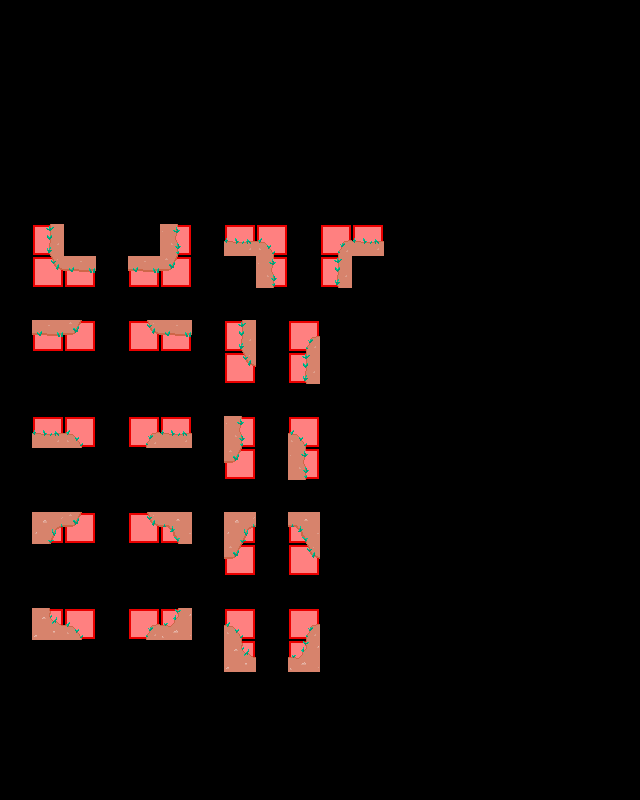

Below is a game level as drawn by its tile map, then a one-line description and the .tmx file that defines it, in full:
An orthogonal 20x25 tile map with 32x32 px tiles, 3 tile layers (regions, input_ground_decoration, output_ground_decoration), 2 tilesets.

<map version="1.9" tiledversion="1.9.0" orientation="orthogonal" renderorder="right-down" width="20" height="25" tilewidth="32" tileheight="32" infinite="0" nextlayerid="4" nextobjectid="1">
 <tileset firstgid="1" source="../../Tilesets/forest-tiles.tsx" />
 <tileset firstgid="65" source="../../Tilesets/forest-decoration.tsx" />
 <layer id="1" name="regions" width="20" height="25">
  <properties>
   <property name="MatchInOrder" type="bool" value="false" />
  </properties>
  <data encoding="csv">
0,0,0,0,0,0,0,0,0,0,0,0,0,0,0,0,0,0,0,0,
0,0,0,0,0,0,0,0,0,0,0,0,0,0,0,0,0,0,0,0,
0,0,0,0,0,0,0,0,0,0,0,0,0,0,0,0,0,0,0,0,
0,0,0,0,0,0,0,0,0,0,0,0,0,0,0,0,0,0,0,0,
0,0,0,0,0,0,0,0,0,0,0,0,0,0,0,0,0,0,0,0,
0,0,0,0,0,0,0,0,0,0,0,0,0,0,0,0,0,0,0,0,
0,0,0,0,0,0,0,0,0,0,0,0,0,0,0,0,0,0,0,0,
0,57,0,0,0,57,0,57,57,0,57,57,0,0,0,0,0,0,0,0,
0,57,57,0,57,57,0,0,57,0,57,0,0,0,0,0,0,0,0,0,
0,0,0,0,0,0,0,0,0,0,0,0,0,0,0,0,0,0,0,0,
0,57,57,0,57,57,0,57,0,57,0,0,0,0,0,0,0,0,0,0,
0,0,0,0,0,0,0,57,0,57,0,0,0,0,0,0,0,0,0,0,
0,0,0,0,0,0,0,0,0,0,0,0,0,0,0,0,0,0,0,0,
0,57,57,0,57,57,0,57,0,57,0,0,0,0,0,0,0,0,0,0,
0,0,0,0,0,0,0,57,0,57,0,0,0,0,0,0,0,0,0,0,
0,0,0,0,0,0,0,0,0,0,0,0,0,0,0,0,0,0,0,0,
0,57,57,0,57,57,0,57,0,57,0,0,0,0,0,0,0,0,0,0,
0,0,0,0,0,0,0,57,0,57,0,0,0,0,0,0,0,0,0,0,
0,0,0,0,0,0,0,0,0,0,0,0,0,0,0,0,0,0,0,0,
0,57,57,0,57,57,0,57,0,57,0,0,0,0,0,0,0,0,0,0,
0,0,0,0,0,0,0,57,0,57,0,0,0,0,0,0,0,0,0,0,
0,0,0,0,0,0,0,0,0,0,0,0,0,0,0,0,0,0,0,0,
0,0,0,0,0,0,0,0,0,0,0,0,0,0,0,0,0,0,0,0,
0,0,0,0,0,0,0,0,0,0,0,0,0,0,0,0,0,0,0,0,
0,0,0,0,0,0,0,0,0,0,0,0,0,0,0,0,0,0,0,0
</data>
 </layer>
 <layer id="2" name="input_ground_decoration" width="20" height="25">
  <properties>
   <property name="AutoEmpty" type="bool" value="false" />
   <property name="StrictEmpty" type="bool" value="true" />
  </properties>
  <data encoding="csv">
0,0,0,0,0,0,0,0,0,0,0,0,0,0,0,0,0,0,0,0,
0,0,0,0,0,0,0,0,0,0,0,0,0,0,0,0,0,0,0,0,
0,0,0,0,0,0,0,0,0,0,0,0,0,0,0,0,0,0,0,0,
0,0,0,0,0,0,0,0,0,0,0,0,0,0,0,0,0,0,0,0,
0,0,0,0,0,0,0,0,0,0,0,0,0,0,0,0,0,0,0,0,
0,0,0,0,0,0,0,0,0,0,0,0,0,0,0,0,0,0,0,0,
0,0,0,0,0,0,0,0,0,0,0,0,0,0,0,0,0,0,0,0,
0,73,0,0,0,75,0,66,0,0,0,66,0,0,0,0,0,0,0,0,
0,0,82,0,82,0,0,0,75,0,73,0,0,0,0,0,0,0,0,0,
0,0,0,0,0,0,0,0,0,0,0,0,0,0,0,0,0,0,0,0,
0,82,0,0,0,82,0,73,0,0,0,0,0,0,0,0,0,0,0,0,
0,0,0,0,0,0,0,0,0,73,0,0,0,0,0,0,0,0,0,0,
0,0,0,0,0,0,0,0,0,0,0,0,0,0,0,0,0,0,0,0,
0,66,0,0,0,66,0,75,0,0,0,0,0,0,0,0,0,0,0,0,
0,0,0,0,0,0,0,0,0,75,0,0,0,0,0,0,0,0,0,0,
0,0,0,0,0,0,0,0,0,0,0,0,0,0,0,0,0,0,0,0,
0,91,0,0,0,92,0,91,0,92,0,0,0,0,0,0,0,0,0,0,
0,0,0,0,0,0,0,0,0,0,0,0,0,0,0,0,0,0,0,0,
0,0,0,0,0,0,0,0,0,0,0,0,0,0,0,0,0,0,0,0,
0,99,0,0,0,100,0,0,0,0,0,0,0,0,0,0,0,0,0,0,
0,0,0,0,0,0,0,99,0,100,0,0,0,0,0,0,0,0,0,0,
0,0,0,0,0,0,0,0,0,0,0,0,0,0,0,0,0,0,0,0,
0,0,0,0,0,0,0,0,0,0,0,0,0,0,0,0,0,0,0,0,
0,0,0,0,0,0,0,0,0,0,0,0,0,0,0,0,0,0,0,0,
0,0,0,0,0,0,0,0,0,0,0,0,0,0,0,0,0,0,0,0
</data>
 </layer>
 <layer id="3" name="output_ground_decoration" width="20" height="25">
  <data encoding="csv">
0,0,0,0,0,0,0,0,0,0,0,0,0,0,0,0,0,0,0,0,
0,0,0,0,0,0,0,0,0,0,0,0,0,0,0,0,0,0,0,0,
0,0,0,0,0,0,0,0,0,0,0,0,0,0,0,0,0,0,0,0,
0,0,0,0,0,0,0,0,0,0,0,0,0,0,0,0,0,0,0,0,
0,0,0,0,0,0,0,0,0,0,0,0,0,0,0,0,0,0,0,0,
0,0,0,0,0,0,0,0,0,0,0,0,0,0,0,0,0,0,0,0,
0,0,0,0,0,0,0,0,0,0,0,0,0,0,0,0,0,0,0,0,
0,0,0,0,0,0,0,0,67,0,65,0,0,0,0,0,0,0,0,0,
0,81,0,0,0,83,0,0,0,0,0,0,0,0,0,0,0,0,0,0,
0,0,0,0,0,0,0,0,0,0,0,0,0,0,0,0,0,0,0,0,
0,0,83,0,81,0,0,0,0,65,0,0,0,0,0,0,0,0,0,0,
0,0,0,0,0,0,0,81,0,0,0,0,0,0,0,0,0,0,0,0,
0,0,0,0,0,0,0,0,0,0,0,0,0,0,0,0,0,0,0,0,
0,0,67,0,65,0,0,0,0,67,0,0,0,0,0,0,0,0,0,0,
0,0,0,0,0,0,0,83,0,0,0,0,0,0,0,0,0,0,0,0,
0,0,0,0,0,0,0,0,0,0,0,0,0,0,0,0,0,0,0,0,
0,0,83,0,81,0,0,0,0,0,0,0,0,0,0,0,0,0,0,0,
0,0,0,0,0,0,0,83,0,81,0,0,0,0,0,0,0,0,0,0,
0,0,0,0,0,0,0,0,0,0,0,0,0,0,0,0,0,0,0,0,
0,0,67,0,65,0,0,67,0,65,0,0,0,0,0,0,0,0,0,0,
0,0,0,0,0,0,0,0,0,0,0,0,0,0,0,0,0,0,0,0,
0,0,0,0,0,0,0,0,0,0,0,0,0,0,0,0,0,0,0,0,
0,0,0,0,0,0,0,0,0,0,0,0,0,0,0,0,0,0,0,0,
0,0,0,0,0,0,0,0,0,0,0,0,0,0,0,0,0,0,0,0,
0,0,0,0,0,0,0,0,0,0,0,0,0,0,0,0,0,0,0,0
</data>
 </layer>
</map>
